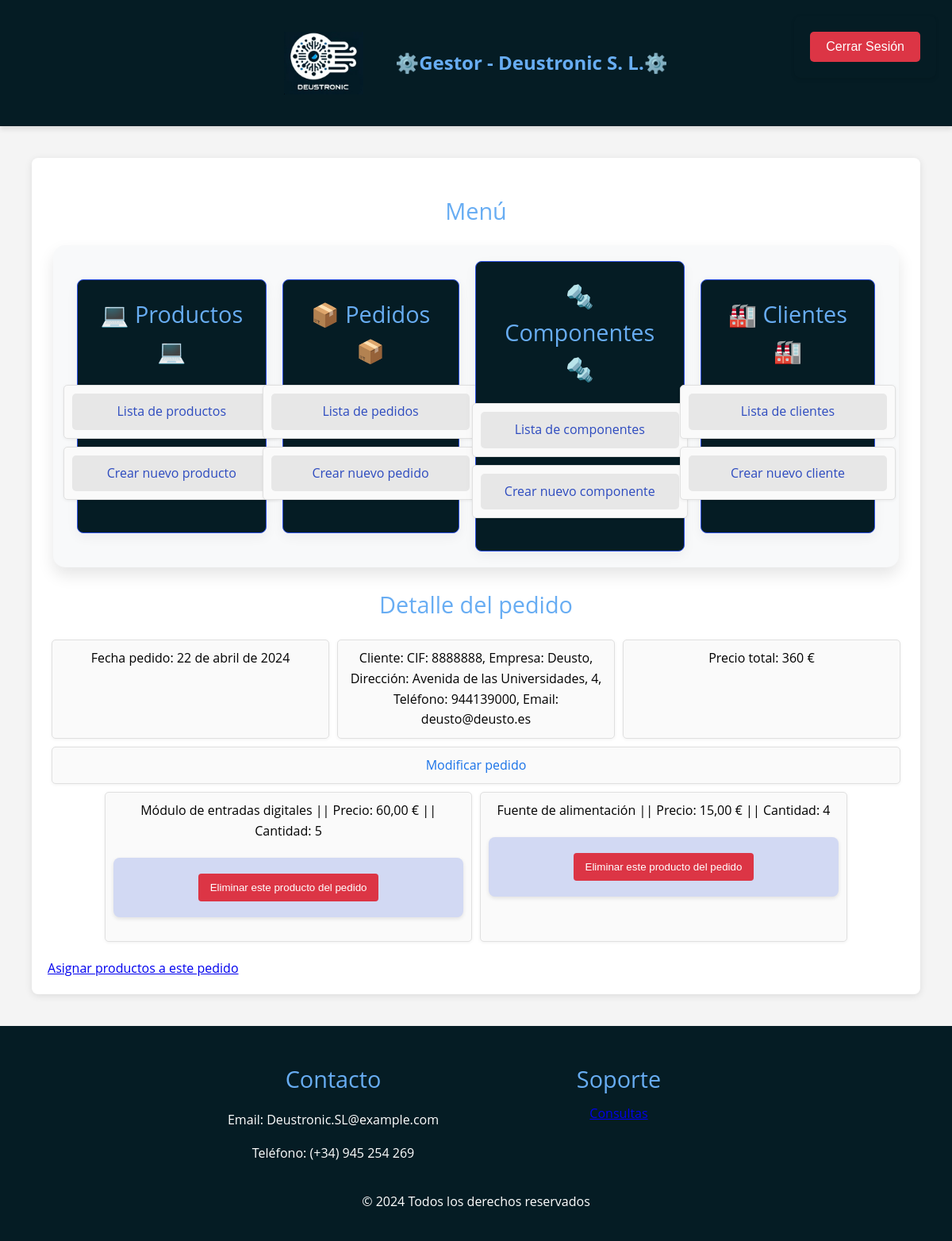
Screenshot of /appDjango/pedidos/27 with the database file from the repository.
### appDjango/models.py (models this page shows, shortened)
class Pedido(models.Model):
    referencia_pedido = models.AutoField(primary_key=True)
    fecha_pedido = models.DateField()
    cif_cliente = models.ForeignKey(Cliente, on_delete=models.CASCADE)
    precio_total = models.DecimalField(max_digits=10, decimal_places=2, default=0.0)
    class Meta:
        verbose_name_plural = "Pedidos"
        verbose_name = "Pedido"
        ordering = ["fecha_pedido"]

class Cliente(models.Model):
    cif_cliente = models.CharField(max_length=100, primary_key=True)
    nombre_empresa_cliente = models.CharField(max_length=255)
    direccion_cliente = models.CharField(max_length=255)
    telefono_cliente = models.IntegerField()
    email_cliente = models.EmailField()
    def __str__(self):
        return (f"CIF: {self.cif_cliente}, Empresa: {self.nombre_empresa_cliente}, Dirección: {self.direccion_cliente},"
                f" Teléfono: {self.telefono_cliente}, Email: {self.email_cliente}")
    class Meta:
        verbose_name_plural = "Clientes"
        verbose_name = "Cliente"
        ordering = ["cif_cliente"]

class Contenidopedido(models.Model):
    referencia_pedido = models.ForeignKey(Pedido, on_delete=models.CASCADE)
    referencia_producto = models.ForeignKey(Producto, on_delete=models.CASCADE)
    cantidad_producto = models.IntegerField()
    class Meta:
        ordering = ["referencia_pedido"]

class Producto(models.Model):
    referencia_producto = models.AutoField(primary_key=True)
    nombre_producto = models.CharField(max_length=255)
    precio_producto = models.DecimalField(max_digits=10, decimal_places=2)
    descripcion_producto = models.TextField()
    categoria_producto = models.CharField(max_length=100)
    class Meta:
        verbose_name_plural = "Productos"
        verbose_name = "Producto"
        ordering = ["nombre_producto"]

### appDjango/views.py (the view)
# urls.py: path('pedidos/<int:pk>', PedidoDetailView.as_view(), name='pedidos_show'),
class PedidoDetailView(DetailView):
    model = Pedido
    def get_context_data(self, **kwargs):
        context = super().get_context_data(**kwargs)
        pedido = self.object
        precio_total = pedido.contenidopedido_set.annotate(
            precio_total_producto=F('referencia_producto__precio_producto') * F('cantidad_producto')
        ).aggregate(total=Sum('precio_total_producto'))['total']
        pedido.precio_total = precio_total or 0  # si no hay productos asociados precio total=0
        pedido.save()
        return context

### templates/appDjango/pedido_detail.html (shortened to what this page needs)
{% extends 'base.html' %}
{% block contenido %}
    <h2>Detalle del pedido</h2>
    {% if object %}
        <ul>
            <li>Fecha pedido: {{ object.fecha_pedido }}</li>
            <li>Cliente: {{ object.cif_cliente }}</li>
            <li>Precio total: {{ object.precio_total }} €</li>
            <li><a href="{% url 'pedido_update' object.pk %}">Modificar pedido</a></li>
            <ul>
                {% for producto_pedido in object.contenidopedido_set.all %}
                    <li>
                        {{ producto_pedido.referencia_producto.nombre_producto }} ||
                        Precio: {{ producto_pedido.referencia_producto.precio_producto }} € ||
                        Cantidad: {{ producto_pedido.cantidad_producto }}
                        <form action="{% url 'eliminar_producto_pedido' pedido.pk %}" method="post">
                            <button type="submit" class="boton-borrar">Eliminar este producto del pedido</button>
                        </form>
                    </li>
                {% endfor %}
            </ul>
        </ul>
        <a href="{% url 'asignar_productos_pedido' pk_pedido=pedido.pk %}">Asignar productos a este pedido</a>
    {% else %}
        <p>No existe este pedido.</p>
    {% endif %}
{% endblock %}

### static/css/estilos.css (style rules this page uses)
body { font-family: 'Open Sans', Arial, sans-serif; background-color: #f4f4f4; color: black; line-height: 1.6; margin: 0; padding: 0; }
h1, h2 { color: #68adf3; font-weight: normal; }
h2 { font-size: 1.8rem; margin-bottom: 0.5rem; text-align: center; }
ul { list-style: none; padding: 0; display: flex; flex-wrap: wrap; justify-content: center; }
ul li { background-color: #fafafa; border: 1px solid #e0e0e0; border-radius: 5px; padding: 10px; box-shadow: 0 1px 4px rgba(0, 0, 0, 0.06); margin: 5px; text-align: center; flex: 1 0 250px; }
ul li a { color: #1a73e8; text-decoration: none; }
form { margin: 20px auto; padding: 20px; background-color: #d2d9f3; border-radius: 8px; box-shadow: 0 2px 5px rgba(0, 0, 0, 0.1); }
button.boton-borrar { background-color: #dc3545; color: white; border: none; border-radius: 4px; padding: 10px 15px; cursor: pointer; transition: background-color 0.3s; box-sizing: border-box; }

### rows the page displays
Pedido: fecha_pedido "22 de abril de 2024", cif_cliente "CIF: 8888888, Empresa: Deusto, Dirección: Avenida de las Universidades, 4, Teléfono: 944139000, Email: deusto@deusto.es", precio_total "360"
Contenidopedido: referencia_producto.nombre_producto "Módulo de entradas digitales", referencia_producto.precio_producto "60,00", cantidad_producto "5"
Contenidopedido: referencia_producto.nombre_producto "Fuente de alimentación", referencia_producto.precio_producto "15,00", cantidad_producto "4"
